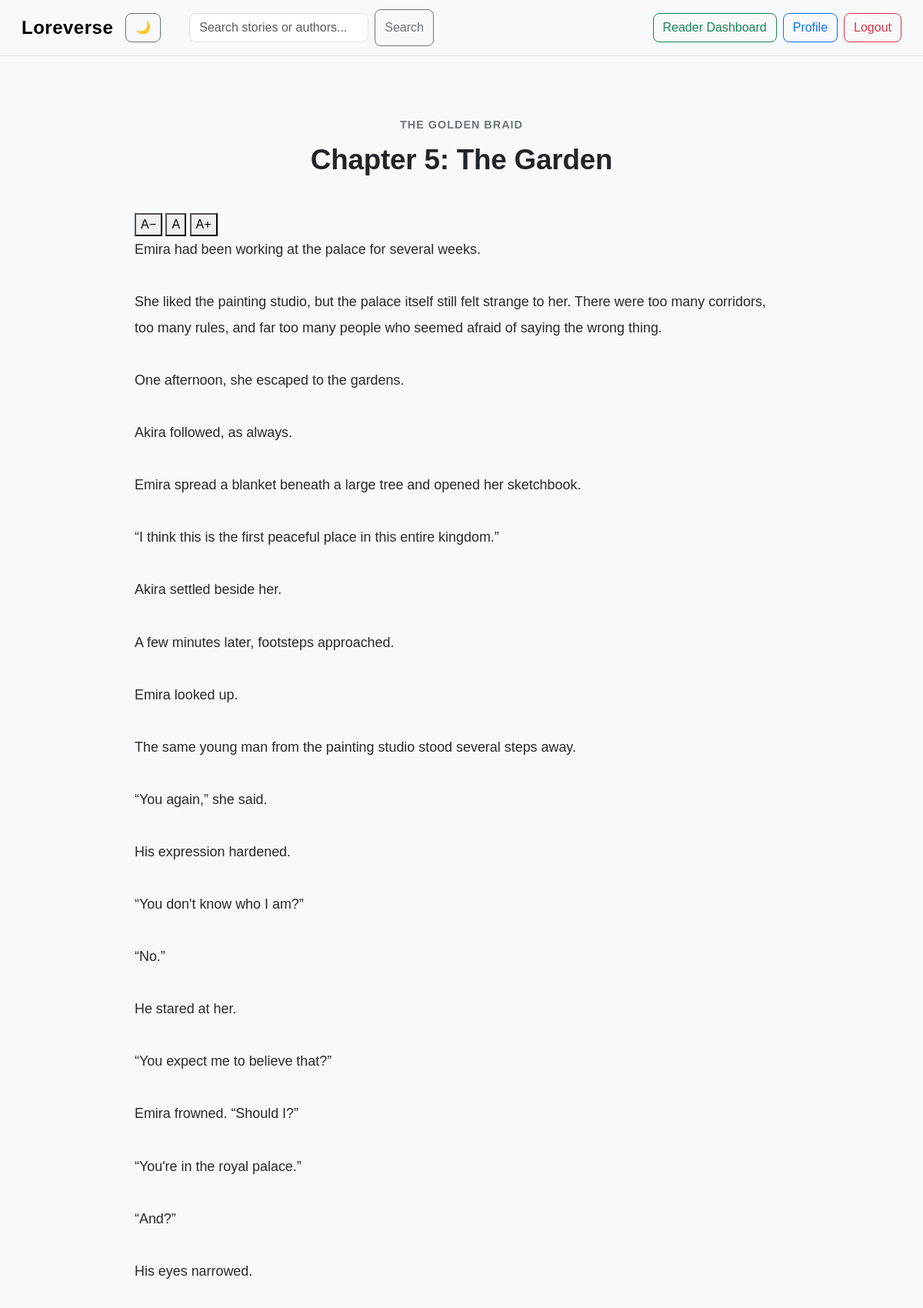
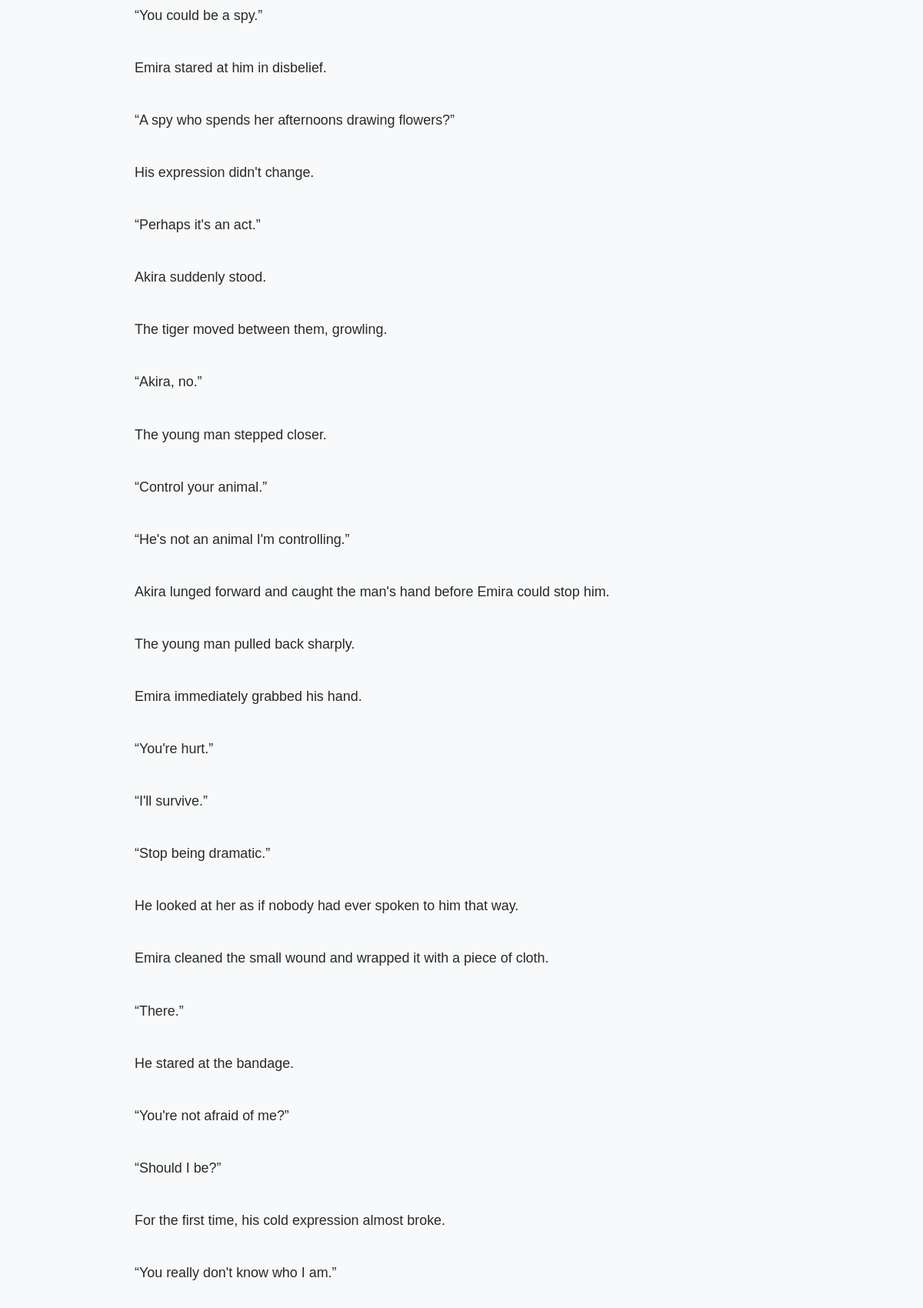
The page /stories/3/chapter/13/ (signed in, upper part) on the database its author committed (2 pictures, top to bottom).
### loreverse/models.py (models this page shows, shortened)
class Story(models.Model):
    GENRE_CHOICES = [
        ("Fantasy", "Fantasy"),
        ("Romance", "Romance"),
        ("Mystery", "Mystery"),
        ("Horror", "Horror"),
        ("Science Fiction", "Science Fiction"),
        ("Adventure", "Adventure"),
        ("Other", "Other"),]
    title = models.CharField(max_length=200)
    genre = models.CharField(max_length=30, choices=GENRE_CHOICES, default="Other")
    tags = models.CharField(max_length=300, blank=True)
    description = models.TextField()
    cover_image = models.ImageField(upload_to="story_covers/",blank=True)
    author = models.ForeignKey(User, on_delete=models.CASCADE)
    published = models.BooleanField(default=False)
    created_at = models.DateTimeField(auto_now_add=True)
    updated_at = models.DateTimeField(auto_now=True)
    favorited_by = models.ManyToManyField(User, related_name="favorite_stories", blank=True)
    want_to_read_by = models.ManyToManyField(User, related_name="want_to_read_stories", blank=True)

class Chapter(models.Model):
    story = models.ForeignKey(Story, on_delete=models.CASCADE, related_name="chapters")
    title = models.CharField(max_length=200)
    content = models.TextField()
    chapter_number = models.PositiveIntegerField()

### loreverse/views.py (the view)
# urls.py: path("stories/<int:story_id>/chapter/<int:chapter_id>/", views.read_chapter, name="read_chapter"),
@login_required
def read_chapter(request, story_id, chapter_id):
    story = get_object_or_404(Story, id=story_id, published=True)
    chapter = get_object_or_404(
        Chapter,
        id=chapter_id,
        story=story
    )
    chapters = list(
        story.chapters.all().order_by("chapter_number")
    )
    current_index = chapters.index(chapter)
    previous_chapter = None
    next_chapter = None
    if current_index > 0:
        previous_chapter = chapters[current_index - 1]
    if current_index < len(chapters) - 1:
        next_chapter = chapters[current_index + 1]
    ReadingProgress.objects.update_or_create(
        user=request.user,
        story=story,
        defaults={"chapter": chapter}
    )
    ReadingHistory.objects.update_or_create(
        user=request.user,
        story=story
    )
    if request.method == "POST":
        comment_form = ChapterCommentForm(request.POST)
        if comment_form.is_valid():
            comment = comment_form.save(commit=False)
            comment.user = request.user
            comment.chapter = chapter
            comment.save()
            if request.headers.get("x-requested-with") == "XMLHttpRequest":
              return JsonResponse({"username": comment.user.username,"content": comment.content,
            })
            return redirect( "read_chapter", story_id=story.id, chapter_id=chapter.id)
    else:
        comment_form = ChapterCommentForm()
    likes_count = chapter.likes.count()
    user_liked = ChapterLike.objects.filter(
        user=request.user,
        chapter=chapter
    ).exists()
    comments = chapter.comments.all().order_by("created_at")
    return render(request, "loreverse/read_chapter.html", {
        "story": story,
        "chapter": chapter,
        "previous_chapter": previous_chapter,
        "next_chapter": next_chapter,
        "likes_count": likes_count,
        "user_liked": user_liked,
        "comment_form": comment_form,
        "comments": comments,
    })

### loreverse/forms.py
class ChapterCommentForm(forms.ModelForm):
    class Meta:
        model = ChapterComment
        fields = ["content"]
        labels = {
            "content": "Comment"
        }
        widgets = {
            "content": forms.Textarea(attrs={
                "rows": 3,
                "placeholder": "Write a comment..."
            })
        }

### loreverse/templates/loreverse/read_chapter.html (shortened to what this page needs)
{% extends "loreverse/layout.html" %}
{% block body %}
<div class="container py-5">
    <article class="reading-page">
        <header class="reading-header">
            <p class="reading-story-title">
                {{ story.title }}
            </p>
            <h1>Chapter {{ chapter.chapter_number }}:
                {{ chapter.title }}
            </h1>
        </header>
        <div class="reading-controls" aria-label="Text size controls">
          <button type="button" id="decrease-font">A−</button>
          <button type="button" id="reset-font">A</button>
          <button type="button" id="increase-font">A+</button>
        </div>
        <div class="chapter-content" id="chapter-content">{{ chapter.content }}</div>
    </article>
</div>
{% endblock %}

### loreverse/static/loreverse/styles.css (style rules this page uses)
body { font-family: Arial, sans-serif; margin: 0; background-color : #f8f9fa; color: #212529; }
h1, h2, h3, h4, h5, h6 { letter-spacing: -0.2px; }
h1 { font-weight: 700; }
p { line-height: 1.6; }
.container { max-width: 1200px; }
.reading-page { max-width: 850px; margin: 0 auto; }
.reading-header { text-align: center; margin-bottom: 45px; }
.reading-story-title { color: #6c757d; font-size: 0.9rem; font-weight: 600; text-transform: uppercase; letter-spacing: 1px; margin-bottom: 10px; }
.reading-header h1 { font-size: 2.3rem; line-height: 1.3; }
.chapter-content { font-size: 1.12rem; line-height: 1.9; white-space: pre-line; color: #292929; }

### rows shown on the page
Story: title "THE GOLDEN BRAID"
Chapter: chapter_number "5", title "The Garden"
